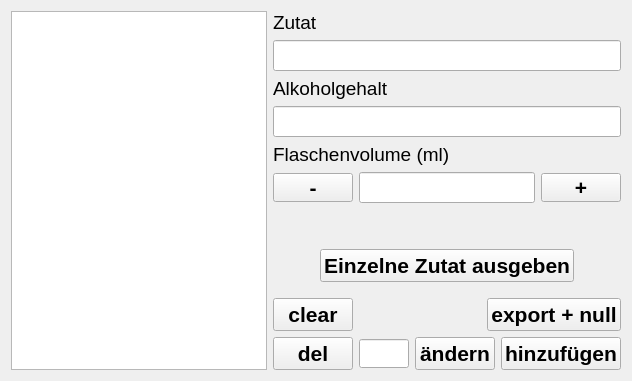
      <widget class="QWidget" name="tab_2">
       <attribute name="title">
        <string>Zutaten</string>
       </attribute>
       <layout class="QHBoxLayout" name="horizontalLayout_9">
        <item>
         <widget class="QListWidget" name="LWZutaten">
          <property name="font">
           <font>
            <pointsize>20</pointsize>
           </font>
          </property>
          <property name="styleSheet">
           <string notr="true"> QScrollBar:vertical {
     border: 1px solid rgb(97, 97, 97);
     background: rgb(0, 0, 0);
     width: 30px;
     margin: 31px 0 31px 0;
 }
 QScrollBar::handle:vertical {
     background: rgb(0, 0, 0);
 }
 QScrollBar::add-line:vertical {
     border: 1px solid rgb(97, 97, 97);
     background: rgb(0, 0, 0);
     height: 30px;
     subcontrol-position: bottom;
     subcontrol-origin: margin;
 }

 QScrollBar::sub-line:vertical {
     border: 1px solid rgb(97, 97, 97);
     background: rgb(0, 0, 0);
     height: 30px;
     subcontrol-position: top;
     subcontrol-origin: margin;
 }

 QScrollBar::up-arrow:vertical, QScrollBar::down-arrow:vertical {
   	 width: 10px;
     height: 10px;
     background: rgb(0, 123, 255);
 }</string>
          </property>
          <property name="horizontalScrollBarPolicy">
           <enum>Qt::ScrollBarAlwaysOff</enum>
          </property>
          <property name="selectionBehavior">
           <enum>QAbstractItemView::SelectItems</enum>
          </property>
          <property name="sortingEnabled">
           <bool>true</bool>
          </property>
         </widget>
        </item>
        <item>
         <layout class="QHBoxLayout" name="horizontalLayout_8">
          <item>
           <layout class="QHBoxLayout" name="horizontalLayout_11">
            <item>
             <layout class="QVBoxLayout" name="verticalLayout_8">
              <item>
               <layout class="QVBoxLayout" name="verticalLayout_9">
                <item>
                 <widget class="QLabel" name="label">
                  <property name="font">
                   <font>
                    <pointsize>14</pointsize>
                    <weight>50</weight>
                    <bold>false</bold>
                   </font>
                  </property>
                  <property name="text">
                   <string>Zutat</string>
                  </property>
                 </widget>
                </item>
                <item>
                 <widget class="QLineEdit" name="LEZutatRezept">
                  <property name="font">
                   <font>
                    <pointsize>14</pointsize>
                   </font>
                  </property>
                 </widget>
                </item>
               </layout>
              </item>
              <item>
               <layout class="QVBoxLayout" name="verticalLayout_11">
                <item>
                 <widget class="QLabel" name="label_2">
                  <property name="font">
                   <font>
                    <pointsize>14</pointsize>
                    <weight>50</weight>
                    <bold>false</bold>
                   </font>
                  </property>
                  <property name="text">
                   <string>Alkoholgehalt</string>
                  </property>
                 </widget>
                </item>
                <item>
                 <widget class="QLineEdit" name="LEGehaltRezept">
                  <property name="font">
                   <font>
                    <pointsize>14</pointsize>
                   </font>
                  </property>
                 </widget>
                </item>
                <item>
                 <widget class="QLabel" name="label_13">
                  <property name="font">
                   <font>
                    <pointsize>14</pointsize>
                   </font>
                  </property>
                  <property name="text">
                   <string>Flaschenvolume (ml)</string>
                  </property>
                 </widget>
                </item>
                <item>
                 <layout class="QHBoxLayout" name="horizontalLayout_17"/>
                </item>
                <item>
                 <layout class="QHBoxLayout" name="horizontalLayout_20">
                  <item>
                   <widget class="QPushButton" name="PBZminus">
                    <property name="minimumSize">
                     <size>
                      <width>80</width>
                      <height>29</height>
                     </size>
                    </property>
                    <property name="maximumSize">
                     <size>
                      <width>16777215</width>
                      <height>29</height>
                     </size>
                    </property>
                    <property name="font">
                     <font>
                      <pointsize>16</pointsize>
                      <weight>75</weight>
                      <bold>true</bold>
                     </font>
                    </property>
                    <property name="text">
                     <string>-</string>
                    </property>
                   </widget>
                  </item>
                  <item>
                   <widget class="QLineEdit" name="LEFlaschenvolumen">
                    <property name="font">
                     <font>
                      <pointsize>14</pointsize>
                     </font>
                    </property>
                   </widget>
                  </item>
                  <item>
                   <widget class="QPushButton" name="PBZplus">
                    <property name="minimumSize">
                     <size>
                      <width>80</width>
                      <height>29</height>
                     </size>
                    </property>
                    <property name="maximumSize">
                     <size>
                      <width>16777215</width>
                      <height>29</height>
                     </size>
                    </property>
                    <property name="font">
                     <font>
                      <pointsize>16</pointsize>
                      <weight>75</weight>
                      <bold>true</bold>
                     </font>
                    </property>
                    <property name="text">
                     <string>+</string>
                    </property>
                   </widget>
                  </item>
                 </layout>
                </item>
                <item>
                 <spacer name="verticalSpacer_3">
                  <property name="orientation">
                   <enum>Qt::Vertical</enum>
                  </property>
                  <property name="sizeHint" stdset="0">
                   <size>
                    <width>20</width>
                    <height>40</height>
                   </size>
                  </property>
                 </spacer>
                </item>
                <item>
                 <layout class="QHBoxLayout" name="horizontalLayout_22">
                  <item>
                   <spacer name="horizontalSpacer_10">
                    <property name="orientation">
                     <enum>Qt::Horizontal</enum>
                    </property>
                    <property name="sizeHint" stdset="0">
                     <size>
                      <width>40</width>
                      <height>20</height>
                     </size>
                    </property>
                   </spacer>
                  </item>
                  <item>
                   <widget class="QPushButton" name="PBZeinzelnd">
                    <property name="maximumSize">
                     <size>
                      <width>500</width>
                      <height>16777215</height>
                     </size>
                    </property>
                    <property name="font">
                     <font>
                      <pointsize>16</pointsize>
                      <weight>75</weight>
                      <bold>true</bold>
                     </font>
                    </property>
                    <property name="text">
                     <string>Einzelne Zutat ausgeben</string>
                    </property>
                   </widget>
                  </item>
                  <item>
                   <spacer name="horizontalSpacer_11">
                    <property name="orientation">
                     <enum>Qt::Horizontal</enum>
                    </property>
                    <property name="sizeHint" stdset="0">
                     <size>
                      <width>40</width>
                      <height>20</height>
                     </size>
                    </property>
                   </spacer>
                  </item>
                 </layout>
                </item>
                <item>
                 <spacer name="verticalSpacer_15">
                  <property name="orientation">
                   <enum>Qt::Vertical</enum>
                  </property>
                  <property name="sizeType">
                   <enum>QSizePolicy::Maximum</enum>
                  </property>
                  <property name="sizeHint" stdset="0">
                   <size>
                    <width>20</width>
                    <height>10</height>
                   </size>
                  </property>
                 </spacer>
                </item>
                <item>
                 <layout class="QHBoxLayout" name="horizontalLayout_5">
                  <item>
                   <widget class="QPushButton" name="PBZclear">
                    <property name="maximumSize">
                     <size>
                      <width>100</width>
                      <height>16777215</height>
                     </size>
                    </property>
                    <property name="font">
                     <font>
                      <pointsize>16</pointsize>
                      <weight>75</weight>
                      <bold>true</bold>
                     </font>
                    </property>
                    <property name="layoutDirection">
                     <enum>Qt::LeftToRight</enum>
                    </property>
                    <property name="text">
                     <string>clear</string>
                    </property>
                   </widget>
                  </item>
                  <item>
                   <spacer name="horizontalSpacer_7">
                    <property name="orientation">
                     <enum>Qt::Horizontal</enum>
                    </property>
                    <property name="sizeHint" stdset="0">
                     <size>
                      <width>40</width>
                      <height>20</height>
                     </size>
                    </property>
                   </spacer>
                  </item>
                  <item>
                   <widget class="QPushButton" name="PBZnull">
                    <property name="maximumSize">
                     <size>
                      <width>220</width>
                      <height>16777215</height>
                     </size>
                    </property>
                    <property name="font">
                     <font>
                      <pointsize>16</pointsize>
                      <weight>75</weight>
                      <bold>true</bold>
                     </font>
                    </property>
                    <property name="layoutDirection">
                     <enum>Qt::LeftToRight</enum>
                    </property>
                    <property name="text">
                     <string>export + null</string>
                    </property>
                   </widget>
                  </item>
                 </layout>
                </item>
                <item>
                 <layout class="QHBoxLayout" name="horizontalLayout_13">
                  <item>
                   <widget class="QPushButton" name="PBZdelete">
                    <property name="font">
                     <font>
                      <pointsize>16</pointsize>
                      <weight>75</weight>
                      <bold>true</bold>
                     </font>
                    </property>
                    <property name="text">
                     <string>del</string>
                    </property>
                   </widget>
                  </item>
                  <item>
                   <widget class="QLineEdit" name="LEpw2">
                    <property name="minimumSize">
                     <size>
                      <width>0</width>
                      <height>29</height>
                     </size>
                    </property>
                    <property name="maximumSize">
                     <size>
                      <width>50</width>
                      <height>16777215</height>
                     </size>
                    </property>
                    <property name="echoMode">
                     <enum>QLineEdit::Password</enum>
                    </property>
                   </widget>
                  </item>
                  <item>
                   <widget class="QPushButton" name="PBZaktualisieren">
                    <property name="font">
                     <font>
                      <pointsize>16</pointsize>
                      <weight>75</weight>
                      <bold>true</bold>
                     </font>
                    </property>
                    <property name="text">
                     <string>ändern</string>
                    </property>
                   </widget>
                  </item>
                  <item>
                   <widget class="QPushButton" name="PBZutathinzu">
                    <property name="font">
                     <font>
                      <pointsize>16</pointsize>
                      <weight>75</weight>
                      <bold>true</bold>
                     </font>
                    </property>
                    <property name="text">
                     <string>hinzufügen</string>
                    </property>
                   </widget>
                  </item>
                 </layout>
                </item>
               </layout>
              </item>
             </layout>
            </item>
           </layout>
          </item>
         </layout>
        </item>
       </layout>
      </widget>
